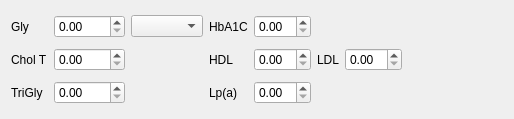
<?xml version="1.0" encoding="UTF-8"?>
<ui version="4.0">
 <class>LabTestsResults</class>
 <widget class="QWidget" name="LabTestsResults">
  <property name="geometry">
   <rect>
    <x>0</x>
    <y>0</y>
    <width>514</width>
    <height>119</height>
   </rect>
  </property>
  <property name="windowTitle">
   <string/>
  </property>
  <layout class="QGridLayout" name="gridLayout">
   <item row="0" column="4">
    <widget class="QDoubleSpinBox" name="hba1c">
     <property name="maximumSize">
      <size>
       <width>100</width>
       <height>16777215</height>
      </size>
     </property>
    </widget>
   </item>
   <item row="2" column="1">
    <widget class="QDoubleSpinBox" name="trigly">
     <property name="maximumSize">
      <size>
       <width>100</width>
       <height>16777215</height>
      </size>
     </property>
    </widget>
   </item>
   <item row="0" column="1">
    <widget class="QDoubleSpinBox" name="bloodGlucoseDoubleSpinBox">
     <property name="maximumSize">
      <size>
       <width>100</width>
       <height>16777215</height>
      </size>
     </property>
     <property name="maximum">
      <double>1000.000000000000000</double>
     </property>
    </widget>
   </item>
   <item row="1" column="0">
    <widget class="QLabel" name="cholTLabel">
     <property name="sizePolicy">
      <sizepolicy hsizetype="Fixed" vsizetype="Preferred">
       <horstretch>0</horstretch>
       <verstretch>0</verstretch>
      </sizepolicy>
     </property>
     <property name="text">
      <string>Chol T</string>
     </property>
    </widget>
   </item>
   <item row="2" column="4">
    <widget class="QDoubleSpinBox" name="lpa">
     <property name="maximumSize">
      <size>
       <width>100</width>
       <height>16777215</height>
      </size>
     </property>
    </widget>
   </item>
   <item row="0" column="3">
    <widget class="QLabel" name="hba1cLabel">
     <property name="sizePolicy">
      <sizepolicy hsizetype="Fixed" vsizetype="Preferred">
       <horstretch>0</horstretch>
       <verstretch>0</verstretch>
      </sizepolicy>
     </property>
     <property name="text">
      <string>HbA1C</string>
     </property>
    </widget>
   </item>
   <item row="1" column="7">
    <spacer name="horizontalSpacer">
     <property name="orientation">
      <enum>Qt::Horizontal</enum>
     </property>
     <property name="sizeHint" stdset="0">
      <size>
       <width>40</width>
       <height>20</height>
      </size>
     </property>
    </spacer>
   </item>
   <item row="1" column="6">
    <widget class="QDoubleSpinBox" name="ldl">
     <property name="maximumSize">
      <size>
       <width>100</width>
       <height>16777215</height>
      </size>
     </property>
    </widget>
   </item>
   <item row="1" column="4">
    <widget class="QDoubleSpinBox" name="hdl">
     <property name="maximumSize">
      <size>
       <width>100</width>
       <height>16777215</height>
      </size>
     </property>
    </widget>
   </item>
   <item row="1" column="3">
    <widget class="QLabel" name="hdlLabel">
     <property name="sizePolicy">
      <sizepolicy hsizetype="Fixed" vsizetype="Preferred">
       <horstretch>0</horstretch>
       <verstretch>0</verstretch>
      </sizepolicy>
     </property>
     <property name="text">
      <string>HDL</string>
     </property>
    </widget>
   </item>
   <item row="1" column="5">
    <widget class="QLabel" name="ldlLabel">
     <property name="sizePolicy">
      <sizepolicy hsizetype="Fixed" vsizetype="Preferred">
       <horstretch>0</horstretch>
       <verstretch>0</verstretch>
      </sizepolicy>
     </property>
     <property name="text">
      <string>LDL</string>
     </property>
    </widget>
   </item>
   <item row="0" column="0">
    <widget class="QLabel" name="bloodGlucoseLabel">
     <property name="sizePolicy">
      <sizepolicy hsizetype="Fixed" vsizetype="Preferred">
       <horstretch>0</horstretch>
       <verstretch>0</verstretch>
      </sizepolicy>
     </property>
     <property name="text">
      <string>Gly</string>
     </property>
    </widget>
   </item>
   <item row="2" column="3">
    <widget class="QLabel" name="lpaLabel">
     <property name="sizePolicy">
      <sizepolicy hsizetype="Fixed" vsizetype="Preferred">
       <horstretch>0</horstretch>
       <verstretch>0</verstretch>
      </sizepolicy>
     </property>
     <property name="text">
      <string>Lp(a)</string>
     </property>
    </widget>
   </item>
   <item row="1" column="1">
    <widget class="QDoubleSpinBox" name="cholT">
     <property name="maximumSize">
      <size>
       <width>100</width>
       <height>16777215</height>
      </size>
     </property>
    </widget>
   </item>
   <item row="2" column="0">
    <widget class="QLabel" name="triglyLabel">
     <property name="sizePolicy">
      <sizepolicy hsizetype="Fixed" vsizetype="Preferred">
       <horstretch>0</horstretch>
       <verstretch>0</verstretch>
      </sizepolicy>
     </property>
     <property name="text">
      <string>TriGly</string>
     </property>
    </widget>
   </item>
   <item row="0" column="2">
    <widget class="QComboBox" name="bloodGlucoseComboBox"/>
   </item>
  </layout>
 </widget>
 <resources/>
 <connections/>
</ui>
